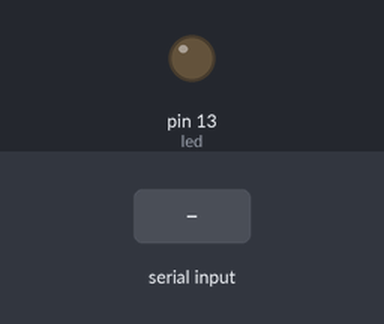
Bench run of a sketch on a simulated Arduino Leonardo, built with avr-gcc and run on an emulated ATmega32U4. Parts: output pins drawn as LEDs (lit = HIGH). The test bench sets the inputs (shaded band). What the sketch prints to the serial monitor is not drawn.

Above: at 1.4 s.
1.5 s: "1\n" received over Serial
Timing chart, 0 to 4.5 s (numbered marks = the images above; inputs shaded):
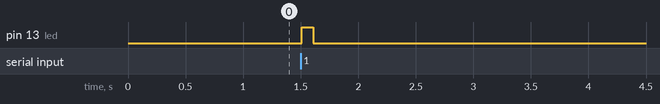

Measured:
- after the input at 1.5 s, pin 13 (led): LOW → HIGH at once, → LOW 0.10 s later

The sketch:

test_arduino_output.ino
```cpp
int firstSensor = 0;    // first analog sensor
    const int led            = 13;    // On-board LED light D13.

void setup()
{
  // start serial port at 9600 bps:
  Serial.begin(9600);
  while (!Serial) {
    ; // wait for serial port to connect. Needed for Leonardo only
  }

       pinMode(led, OUTPUT);           // initialise on-board LED as output.

  establishContact();  // send a byte to establish contact until receiver responds
  Serial.println("Echoing input");
}

void loop()
{
  // Read in stuff, then write out what we get:
  if (Serial.available() > 0) {
         digitalWrite(led, HIGH);
     char eqChar = Serial.read();
     if (eqChar == '\n') {
       Serial.println(" <<new line>>");
     } else {
       Serial.print(eqChar);
     }
  }
  delay(100);
  digitalWrite(led, LOW);
}

void establishContact() {
  while (Serial.available() <= 0) {
    Serial.print('.');   // send a dot ('.')
    delay(300);
  }
 char response = Serial.read();
 Serial.print('\n');
}
```
